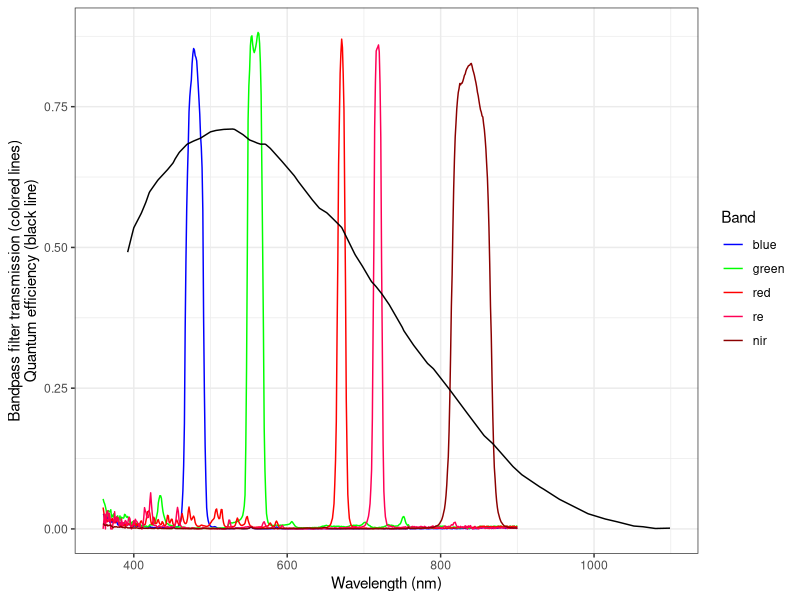
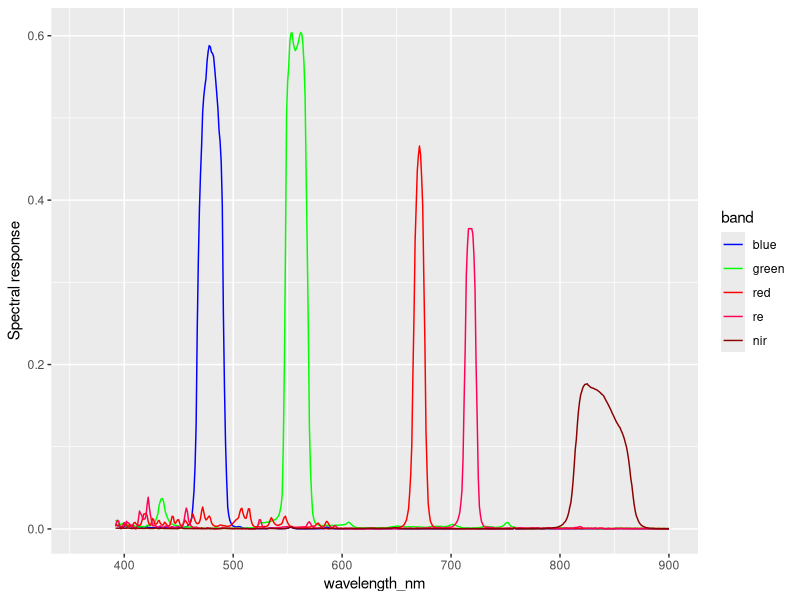
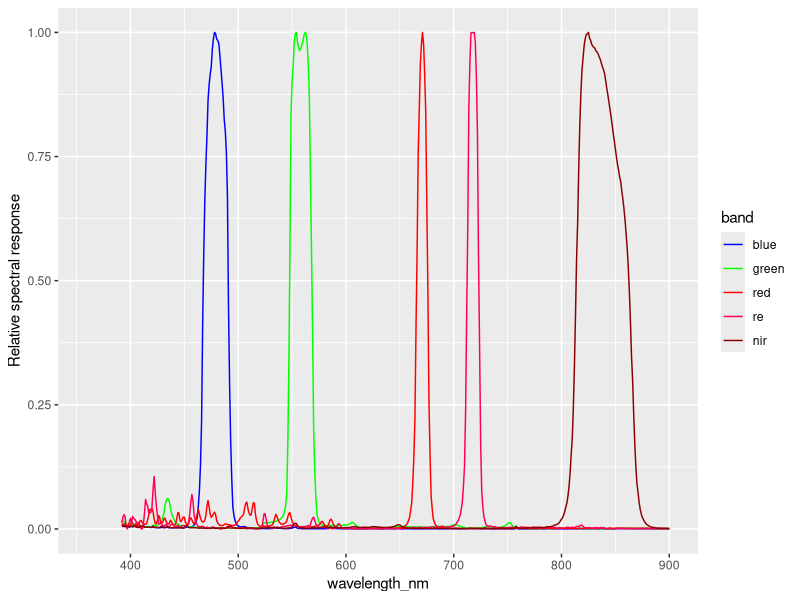
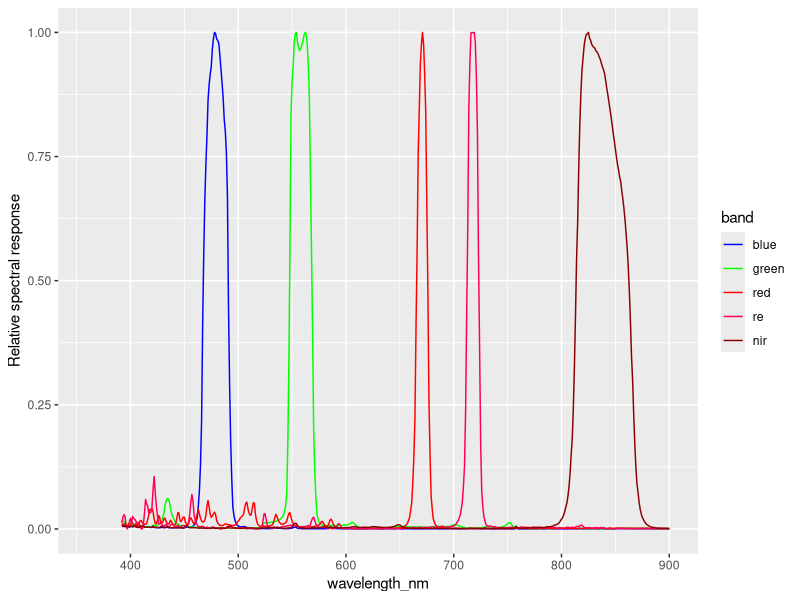

Recreate these plots in R, in order.
# Convert Rededge imagery to AOP imagery based on characteristics of each sensor

library(tidyverse)


# RedEdge3 sensor characteristics -----------------------------------------

# quantum efficiency of silicon chip in RedEdge 3 camera
qe <- 
  readr::read_csv("data/raw/MicasenseQEvals_trim.csv", skip = 1) %>% 
  dplyr::mutate(qe = QE_percent * 0.01) %>% 
  setNames(c("wavelength_nm", "qe_pct", "qe"))

# bandpass filter sensitivity
filters <-
  readr::read_csv("data/out/RedEdge_3_Filters_srs.csv") %>% 
  dplyr::rename(wavelength_nm = `Wavlength (nm)`, 
                blue = `Band 1`,
                green = `Band 2`,
                red = `Band 3`,
                `re` = `Band 5`,
                `nir` = `Band 4`) %>% 
  tidyr::pivot_longer(names_to = "band", values_to = "transmission", cols = -1) %>% 
  dplyr::mutate(band = factor(band, levels = c("blue", "green", "red", "re", "nir")))

# Plot both 
ggplot() +
  geom_line(data = filters, mapping = aes(x = wavelength_nm, y = transmission, col = band)) +
  scale_color_manual(values = c("blue", "green", "red", "#ff0055", "darkred")) +
  theme_bw() +
  geom_line(data = qe, mapping = aes(x = wavelength_nm, y = qe)) +
  labs(x = "Wavelength (nm)",
       y = "Bandpass filter transmission (colored lines)\nQuantum efficiency (black line)",
       color = "Band")

# Join the two datasets and combine the two sensitivities (bandpass filter and silicon chip quantum efficiency)
rsr <-
  filters %>% 
  dplyr::left_join(qe, by = "wavelength_nm") %>% 
  dplyr::mutate(spectral_response = transmission * qe)

# Plot the raw combination
ggplot(rsr, aes(x = wavelength_nm, y = spectral_response, color = band)) +
  geom_line() +
  scale_color_manual(values = c("blue", "green", "red", "#ff0055", "darkred")) +
  labs(y = "Spectral response")

# Peak normalize the combined sensitivity per band
rsr <-
  rsr %>% 
  dplyr::group_by(band) %>% 
  dplyr::mutate(relative_spectral_response = spectral_response / max(spectral_response, na.rm = TRUE)) %>% 
  dplyr::ungroup()

ggplot(rsr, aes(x = wavelength_nm, y = relative_spectral_response, color = band)) +
  geom_line() +
  scale_color_manual(values = c("blue", "green", "red", "#ff0055", "darkred")) +
  labs(y = "Relative spectral response")

ggsave("figs/micasense-rededge3-relative-spectral-response.png")

write.csv(x = rsr, file = "data/out/micasense-rededge3-relative-spectral-response.csv", row.names = FALSE)
